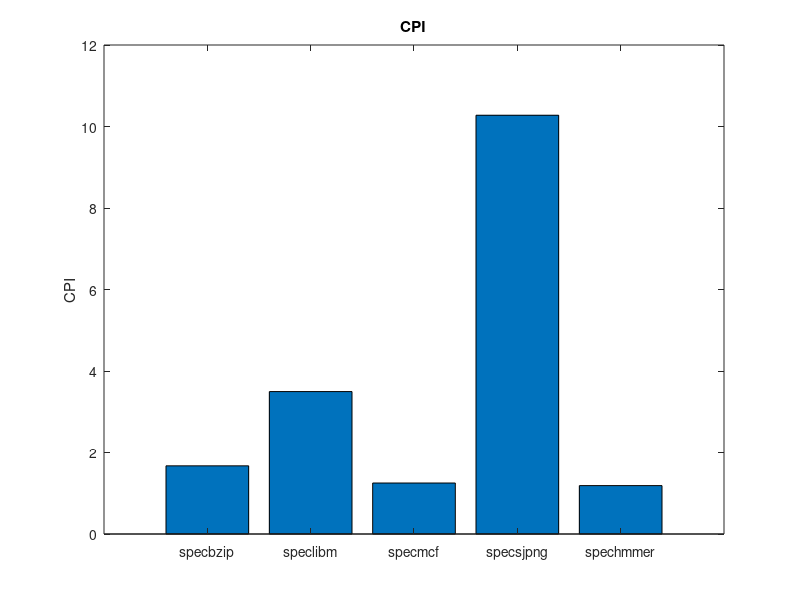
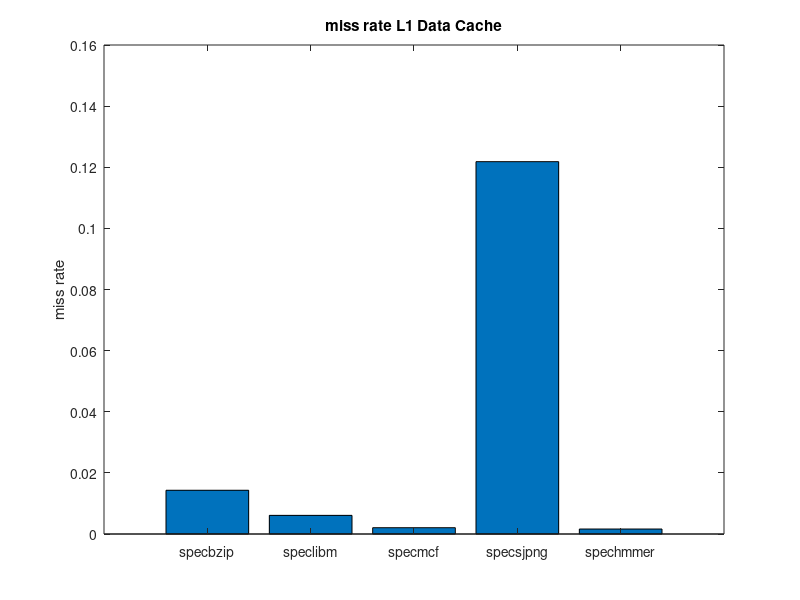
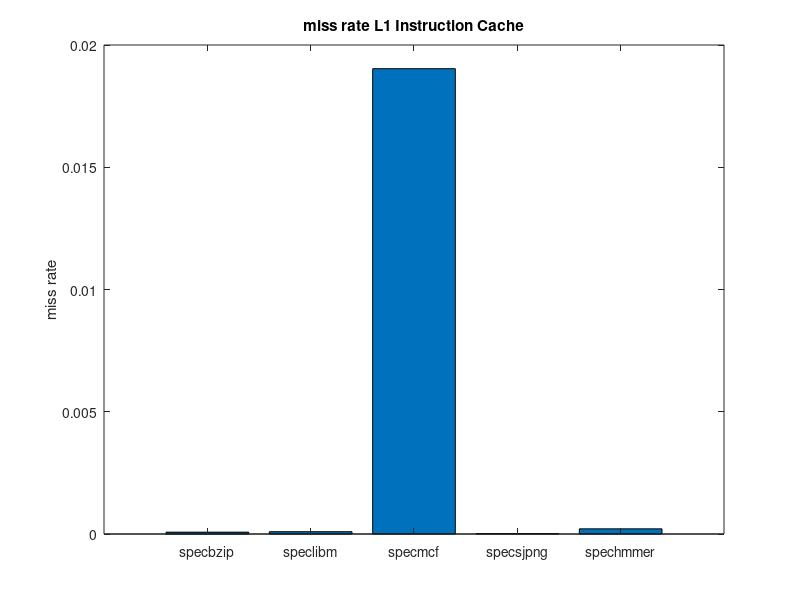
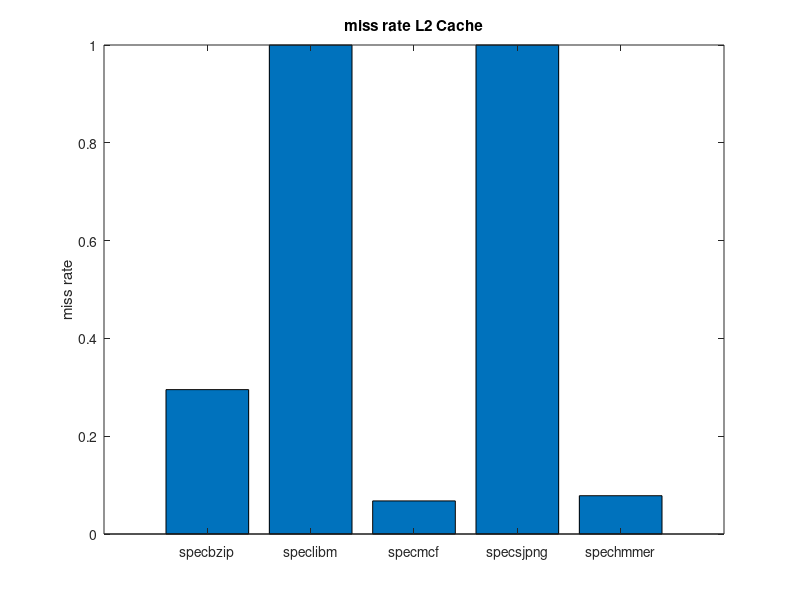

The MATLAB script that drew these images, in order: (Note: this script raises an error after producing the figures.)
%% EDO TA SINGLE



%% CPI
figure
y = [1.673085 3.495270 1.251067 10.276466 1.187803];
bar( y);
title('CPI');
set(gca, 'XTickLabel', {'specbzip', 'speclibm', 'specmcf', 'specsjpng' , '   spechmmer'})
ylabel('CPI');
%% miss rate l1d
figure
y = [0.014312 0.0060972 0.002062 0.121831 0.001628]';
bar( y);
title('miss rate L1 Data Cache');
set(gca, 'XTickLabel', {'specbzip', 'speclibm', 'specmcf', 'specsjpng' , '   spechmmer'})
ylabel('miss rate');
%% miss rate l1i
figure
y = [0.000075 0.000095 0.019032 0.000020 0.000212]';
bar( y);
title('miss rate L1 Instruction Cache');
set(gca, 'XTickLabel', {'specbzip', 'speclibm', 'specmcf', 'specsjpng' , '   spechmmer'})
ylabel('miss rate');
%% miss rate l2
figure
y = [0.295247 0.999940 0.067668 0.999978 0.078296]';
bar( y);
title('miss rate L2 Cache');
set(gca, 'XTickLabel', {'specbzip', 'speclibm', 'specmcf', 'specsjpng' , '   spechmmer'})
ylabel('miss rate');
%% sim seconds
figure
y = [0.083654 0.174763 0.062553 0.513823 0.059390]';
bar( y);
title('Sim seconds');
set(gca, 'XTickLabel', {'specbzip', 'speclibm', 'specmcf', 'specsjpng' , '   spechmmer'})
ylabel('time(s)');

%% EDO TA MULTIPLE



%% cache-line
figure
y = [1.846802 1.673085 1.656457; 5.606525 3.495270 2.581539; 1.245830 1.251067 1.248943; 17.654575 10.276466 6.805772; 1.196797 1.187803 1.181792];
bar( y);
title('Varying Cacheline Size');
set(gca, 'XTickLabel', {'specbzip', 'speclibm', 'specmcf', 'specsjpng','spechmmer'})
ylabel('CPI');
legend('32b','64b','128b','Location','Northwest')

%% l1d-size
figure
y = [1.707070 1.673085 1.644824; 3.495270 3.495270 3.495270; 1.252981 1.251067 1.250425; 10.276345 10.276466 10.276675; 1.189443 1.187803 1.185905];
bar( y);
title('Varying L1 Data Cache Size');
set(gca, 'XTickLabel', {'specbzip', 'speclibm', 'specmcf', 'specsjpng','spechmmer'})
ylabel('CPI');
legend('32kb','64kb','128kb','Location','Northwest')
%% l1d-assoc
figure
y = [1.691961 1.673085 1.673080; 3.510572 3.495270 3.494280; 1.254749 1.251067 1.250069; 10.277560 10.276466 10.276222; 1.208548 1.187798 1.187409];
bar( y);
title('Varying L1 Data Cache Associativity');
set(gca, 'XTickLabel', {'specbzip', 'speclibm', 'specmcf', 'specsjpng','spechmmer'})
ylabel('CPI');
legend('1-way','2-way','4-way','Location','Northwest')
%% l1i-size
figure
y = [1.673085 1.673294 1.673398; 3.457857 3.457857 3.457857; 1.251067 1.146685 1.146685; 10.276466 10.276350 10.276314; 1.187803 1.187516 1.187516];
bar( y);
title('Varying L1 Instruction Cache Size');
set(gca, 'XTickLabel', {'specbzip', 'speclibm', 'specmcf', 'specsjpng','spechmmer'})
ylabel('CPI');
legend('32kb','64kb','128kb','Location','Northwest')
%% l1i-assoc
figure
y = [1.673423 1.673085 1.676081; 3.503027 3.495270 3.495260; 1.338542 1.251067 1.251061; 10.278779 10.276466 10.276402; 1.316908 1.187803 1.187632];
bar( y);
title('Varying L1 Instruction Cache Associativity');
set(gca, 'XTickLabel', {'specbzip', 'speclibm', 'specmcf', 'specsjpng','spechmmer'})
ylabel('CPI');
legend('1-way','2-way','4-way','Location','Northwest')
%% l2-size
figure
y = [1.755657 1.703159 1.646081; 3.498384 3.505150 3.498633; 1.261263 1.250532 1.255620; 10.277807 10.270133 10.279562; 1.187792 1.187796 1.187799];
bar( y);
title('Varying L2 Cache Size');
set(gca, 'XTickLabel', {'specbzip', 'speclibm', 'specmcf', 'specsjpng','spechmmer'})
ylabel('CPI');
legend('512kb','1024kb','4096kb','Location','Northwest')
%% l2-assoc
figure
y = [1.693528 1.679026 1.678965; 3.495270 3.495270 3.495270; 1.251540 1.251098 1.251060; 10.274396 10.278062 10.279055; 1.187803 1.187803 1.187803];
bar( y);
title('Varying L2 Cache Associativity');
set(gca, 'XTickLabel', {'specbzip', 'speclibm', 'specmcf', 'specsjpng','spechmmer'})
ylabel('CPI');
legend('1-way','2-way','4-way','Location','Northwest')

for i=1:12                                  %apothikeusi ton diagrammaton
    figure(i)
    savefig("figures/Figure"+i+".fig")
    print("figures/Figure"+i,'-djpeg')
end
 

